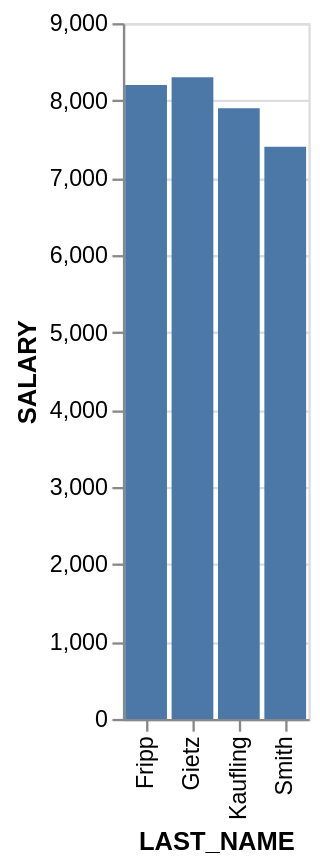

Write a Vega-Lite specification for this figure.
### Vega-Lite specification from a JSON file in a GitHub repository (floating-point values rounded to 4 significant figures)
{"data": {"values": [{"x_data": "Fripp", "y_data": 8200}, {"x_data": "Kaufling", "y_data": 7900}, {"x_data": "Smith", "y_data": 7400}, {"x_data": "Gietz", "y_data": 8300}]}, "mark": "bar", "encoding": {"x": {"field": "x_data", "type": "nominal", "title": "LAST_NAME", "sort": "ascending"}, "y": {"field": "y_data", "type": "quantitative", "title": "SALARY"}}}
